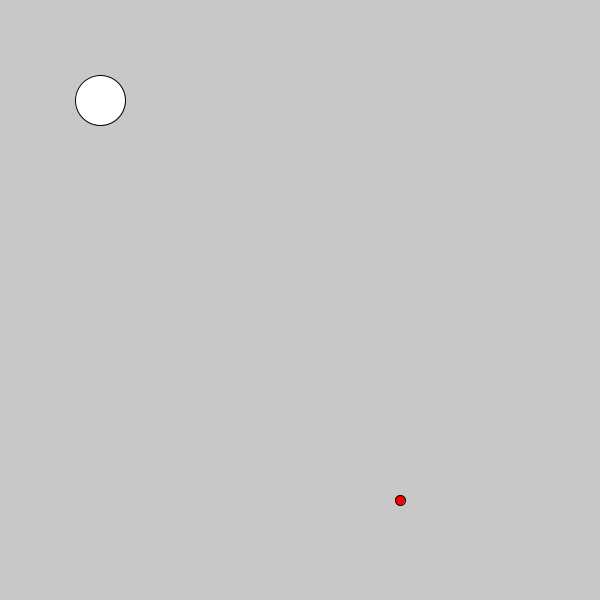
Frame 1 (no input)
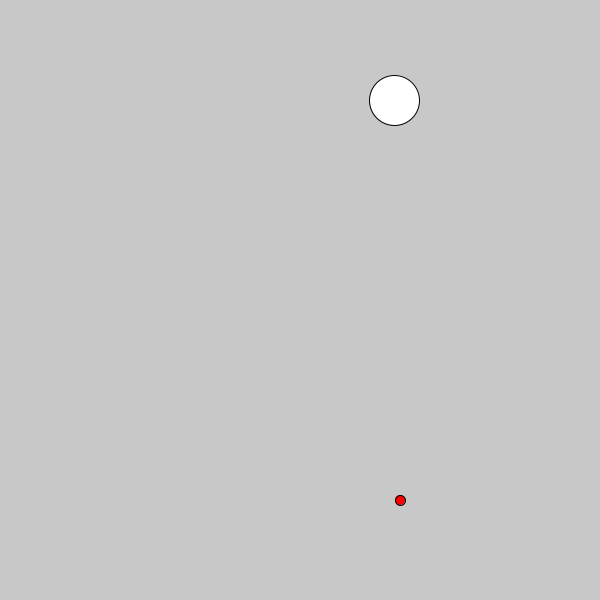
Frame 60 (the mouse pressed at the canvas centre just before this capture)
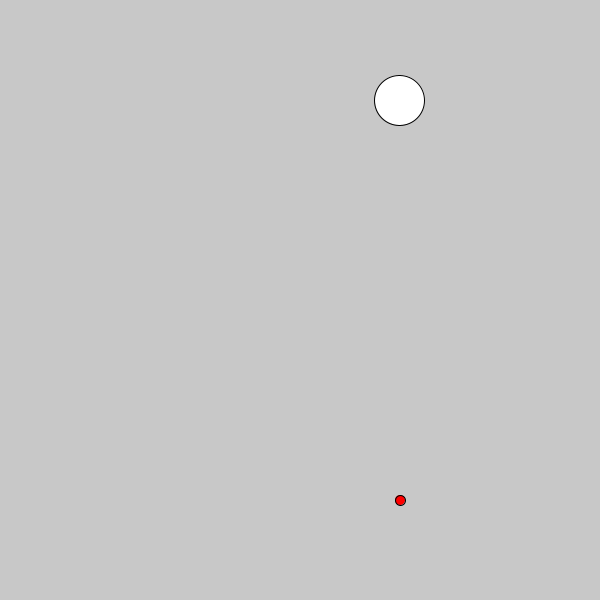
Frame 120 (the mouse held since frame 60 and released just before this capture)

The Processing sketch that drew these frames (run headless with seeded random() and noise(); from frame 60 on, the mouse is pressed at the canvas centre):

// Processing sketch: blank
// ── blank.pde
float x = 100;
float y = 100;

float targetX = 400;
float targetY = 500;

void setup() {
  size(600, 600);
}

void draw() {
  background(200);
  fill(255);
  ellipse(x, y, 50, 50);
  
  fill(255, 0, 0);
  ellipse(targetX, targetY, 10, 10);
  
  int steps = 15;
  x += (targetX - x) / steps;
}
